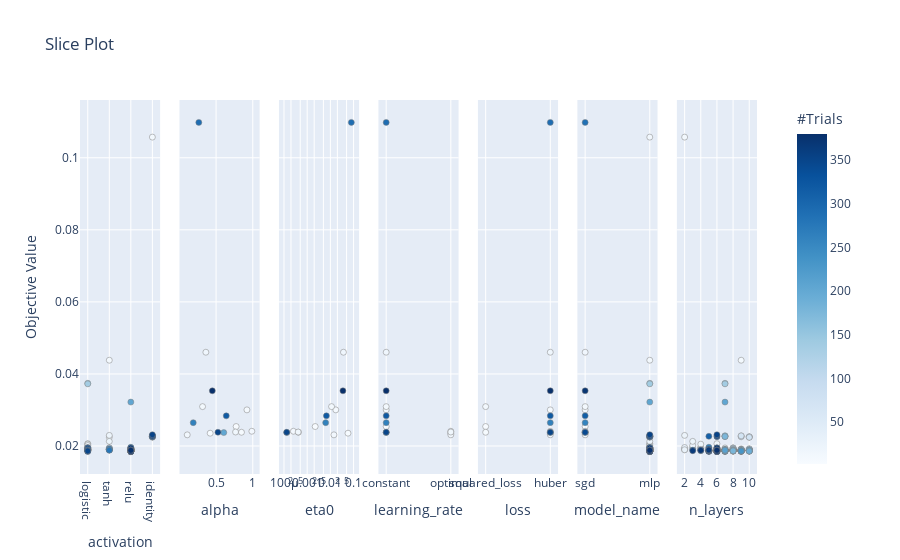

Write notebook code for a chart like this one.
### Code cell
optuna.visualization.plot_slice(studies[2], params=["eta0", "alpha", "learning_rate", "loss", "n_layers", "activation", "model_name"])

### Figure 1 — Plotly figure (JSON) as saved in the notebook; plotly's stock layout.template omitted (floating-point values rounded to 4 significant figures; data arrays with more than 128 entries replaced by an {"elided": "..."} marker saying what was removed)
{"data": [{"marker": {"color": {"elided": "366 int values"}, "colorbar": {"title": {"text": "#Trials"}, "x": 1, "xpad": 40, "y": 0.5}, "colorscale": [[0, "rgb(247,251,255)"], [0.125, "rgb(222,235,247)"], [0.25, "rgb(198,219,239)"], [0.375, "rgb(158,202,225)"], [0.5, "rgb(107,174,214)"], [0.625, "rgb(66,146,198)"], [0.75, "rgb(33,113,181)"], [0.875, "rgb(8,81,156)"], [1, "rgb(8,48,107)"]], "line": {"color": "Grey", "width": 0.5}, "showscale": true}, "mode": "markers", "showlegend": false, "type": "scatter", "x": {"elided": "366 str values"}, "xaxis": "x", "y": {"elided": "366 float values"}, "yaxis": "y"}, {"marker": {"color": [0, 1, 4, 6, 8, 10, 12, 13, 14, 198, 257, 285, 313, 344, 373], "colorbar": {"title": {"text": "#Trials"}, "x": 1, "xpad": 40}, "colorscale": [[0, "rgb(247,251,255)"], [0.125, "rgb(222,235,247)"], [0.25, "rgb(198,219,239)"], [0.375, "rgb(158,202,225)"], [0.5, "rgb(107,174,214)"], [0.625, "rgb(66,146,198)"], [0.75, "rgb(33,113,181)"], [0.875, "rgb(8,81,156)"], [1, "rgb(8,48,107)"]], "line": {"color": "Grey", "width": 0.5}, "showscale": false}, "mode": "markers", "showlegend": false, "type": "scatter", "x": [0.7736, 0.4194, 0.8461, 0.9204, 0.9876, 0.3163, 0.1072, 0.7657, 0.361, 0.605, 0.1889, 0.2648, 0.6389, 0.5259, 0.4489], "xaxis": "x2", "y": [0.0254, 0.02355, 0.02381, 0.03003, 0.02409, 0.03093, 0.0231, 0.02388, 0.04603, 0.02372, 0.02648, 0.1098, 0.02836, 0.02381, 0.03532], "yaxis": "y2"}, {"marker": {"color": [0, 1, 4, 6, 8, 10, 12, 13, 14, 198, 257, 285, 313, 344, 373], "colorbar": {"title": {"text": "#Trials"}, "x": 1, "xpad": 40}, "colorscale": [[0, "rgb(247,251,255)"], [0.125, "rgb(222,235,247)"], [0.25, "rgb(198,219,239)"], [0.375, "rgb(158,202,225)"], [0.5, "rgb(107,174,214)"], [0.625, "rgb(66,146,198)"], [0.75, "rgb(33,113,181)"], [0.875, "rgb(8,81,156)"], [1, "rgb(8,48,107)"]], "line": {"color": "Grey", "width": 0.5}, "showscale": false}, "mode": "markers", "showlegend": false, "type": "scatter", "x": [0.002211, 0.05737, 0.0004186, 0.01709, 0.0002542, 0.01123, 0.01422, 0.0004084, 0.03657, 0.0001313, 0.006257, 0.07996, 0.006715, 0.000131, 0.03471], "xaxis": "x3", "y": [0.0254, 0.02355, 0.02381, 0.03003, 0.02409, 0.03093, 0.0231, 0.02388, 0.04603, 0.02372, 0.02648, 0.1098, 0.02836, 0.02381, 0.03532], "yaxis": "y3"}, {"marker": {"color": [0, 1, 4, 6, 8, 10, 12, 13, 14, 198, 257, 285, 313, 344, 373], "colorbar": {"title": {"text": "#Trials"}, "x": 1, "xpad": 40}, "colorscale": [[0, "rgb(247,251,255)"], [0.125, "rgb(222,235,247)"], [0.25, "rgb(198,219,239)"], [0.375, "rgb(158,202,225)"], [0.5, "rgb(107,174,214)"], [0.625, "rgb(66,146,198)"], [0.75, "rgb(33,113,181)"], [0.875, "rgb(8,81,156)"], [1, "rgb(8,48,107)"]], "line": {"color": "Grey", "width": 0.5}, "showscale": false}, "mode": "markers", "showlegend": false, "type": "scatter", "x": ["constant", "optimal", "constant", "constant", "optimal", "constant", "optimal", "optimal", "constant", "constant", "constant", "constant", "constant", "constant", "constant"], "xaxis": "x4", "y": [0.0254, 0.02355, 0.02381, 0.03003, 0.02409, 0.03093, 0.0231, 0.02388, 0.04603, 0.02372, 0.02648, 0.1098, 0.02836, 0.02381, 0.03532], "yaxis": "y4"}, {"marker": {"color": [0, 1, 4, 6, 8, 10, 12, 13, 14, 198, 257, 285, 313, 344, 373], "colorbar": {"title": {"text": "#Trials"}, "x": 1, "xpad": 40}, "colorscale": [[0, "rgb(247,251,255)"], [0.125, "rgb(222,235,247)"], [0.25, "rgb(198,219,239)"], [0.375, "rgb(158,202,225)"], [0.5, "rgb(107,174,214)"], [0.625, "rgb(66,146,198)"], [0.75, "rgb(33,113,181)"], [0.875, "rgb(8,81,156)"], [1, "rgb(8,48,107)"]], "line": {"color": "Grey", "width": 0.5}, "showscale": false}, "mode": "markers", "showlegend": false, "type": "scatter", "x": ["squared_loss", "huber", "squared_loss", "huber", "huber", "squared_loss", "huber", "huber", "huber", "huber", "huber", "huber", "huber", "huber", "huber"], "xaxis": "x5", "y": [0.0254, 0.02355, 0.02381, 0.03003, 0.02409, 0.03093, 0.0231, 0.02388, 0.04603, 0.02372, 0.02648, 0.1098, 0.02836, 0.02381, 0.03532], "yaxis": "y5"}, {"marker": {"color": {"elided": "381 int values"}, "colorbar": {"title": {"text": "#Trials"}, "x": 1, "xpad": 40}, "colorscale": [[0, "rgb(247,251,255)"], [0.125, "rgb(222,235,247)"], [0.25, "rgb(198,219,239)"], [0.375, "rgb(158,202,225)"], [0.5, "rgb(107,174,214)"], [0.625, "rgb(66,146,198)"], [0.75, "rgb(33,113,181)"], [0.875, "rgb(8,81,156)"], [1, "rgb(8,48,107)"]], "line": {"color": "Grey", "width": 0.5}, "showscale": false}, "mode": "markers", "showlegend": false, "type": "scatter", "x": {"elided": "381 str values"}, "xaxis": "x6", "y": {"elided": "381 float values"}, "yaxis": "y6"}, {"marker": {"color": {"elided": "366 int values"}, "colorbar": {"title": {"text": "#Trials"}, "x": 1, "xpad": 40}, "colorscale": [[0, "rgb(247,251,255)"], [0.125, "rgb(222,235,247)"], [0.25, "rgb(198,219,239)"], [0.375, "rgb(158,202,225)"], [0.5, "rgb(107,174,214)"], [0.625, "rgb(66,146,198)"], [0.75, "rgb(33,113,181)"], [0.875, "rgb(8,81,156)"], [1, "rgb(8,48,107)"]], "line": {"color": "Grey", "width": 0.5}, "showscale": false}, "mode": "markers", "showlegend": false, "type": "scatter", "x": {"elided": "366 int values"}, "xaxis": "x7", "y": {"elided": "366 float values"}, "yaxis": "y7"}], "layout": {"autosize": true, "title": {"text": "Slice Plot"}, "xaxis": {"anchor": "y", "autorange": true, "domain": [0, 0.1184], "range": [-0.2835, 3.283], "title": {"text": "activation"}, "type": "category"}, "xaxis2": {"anchor": "y2", "autorange": true, "domain": [0.1469, 0.2653], "range": [0.02399, 1.071], "title": {"text": "alpha"}, "type": "linear"}, "xaxis3": {"anchor": "y3", "autorange": true, "domain": [0.2939, 0.4122], "range": [-4.146, -0.8339], "title": {"text": "eta0"}, "type": "log"}, "xaxis4": {"anchor": "y4", "autorange": true, "domain": [0.4408, 0.5592], "range": [-0.09449, 1.094], "title": {"text": "learning_rate"}, "type": "category"}, "xaxis5": {"anchor": "y5", "autorange": true, "domain": [0.5878, 0.7061], "range": [-0.09449, 1.094], "title": {"text": "loss"}, "type": "category"}, "xaxis6": {"anchor": "y6", "autorange": true, "domain": [0.7347, 0.8531], "range": [-0.09449, 1.094], "title": {"text": "model_name"}, "type": "category"}, "xaxis7": {"anchor": "y7", "autorange": true, "domain": [0.8816, 1.0], "range": [1.244, 10.76], "title": {"text": "n_layers"}, "type": "linear"}, "yaxis": {"anchor": "x", "autorange": true, "domain": [0, 1], "range": [0.01177, 0.1165], "title": {"text": "Objective Value"}, "type": "linear"}, "yaxis2": {"anchor": "x2", "autorange": true, "domain": [0, 1], "matches": "y", "range": [0.01177, 0.1165], "showticklabels": false, "type": "linear"}, "yaxis3": {"anchor": "x3", "autorange": true, "domain": [0, 1], "matches": "y", "range": [0.01177, 0.1165], "showticklabels": false, "type": "linear"}, "yaxis4": {"anchor": "x4", "autorange": true, "domain": [0, 1], "matches": "y", "range": [0.01177, 0.1165], "showticklabels": false, "type": "linear"}, "yaxis5": {"anchor": "x5", "autorange": true, "domain": [0, 1], "matches": "y", "range": [0.01177, 0.1165], "showticklabels": false, "type": "linear"}, "yaxis6": {"anchor": "x6", "autorange": true, "domain": [0, 1], "matches": "y", "range": [0.01177, 0.1165], "showticklabels": false, "type": "linear"}, "yaxis7": {"anchor": "x7", "autorange": true, "domain": [0, 1], "matches": "y", "range": [0.01177, 0.1165], "showticklabels": false, "type": "linear"}}}
